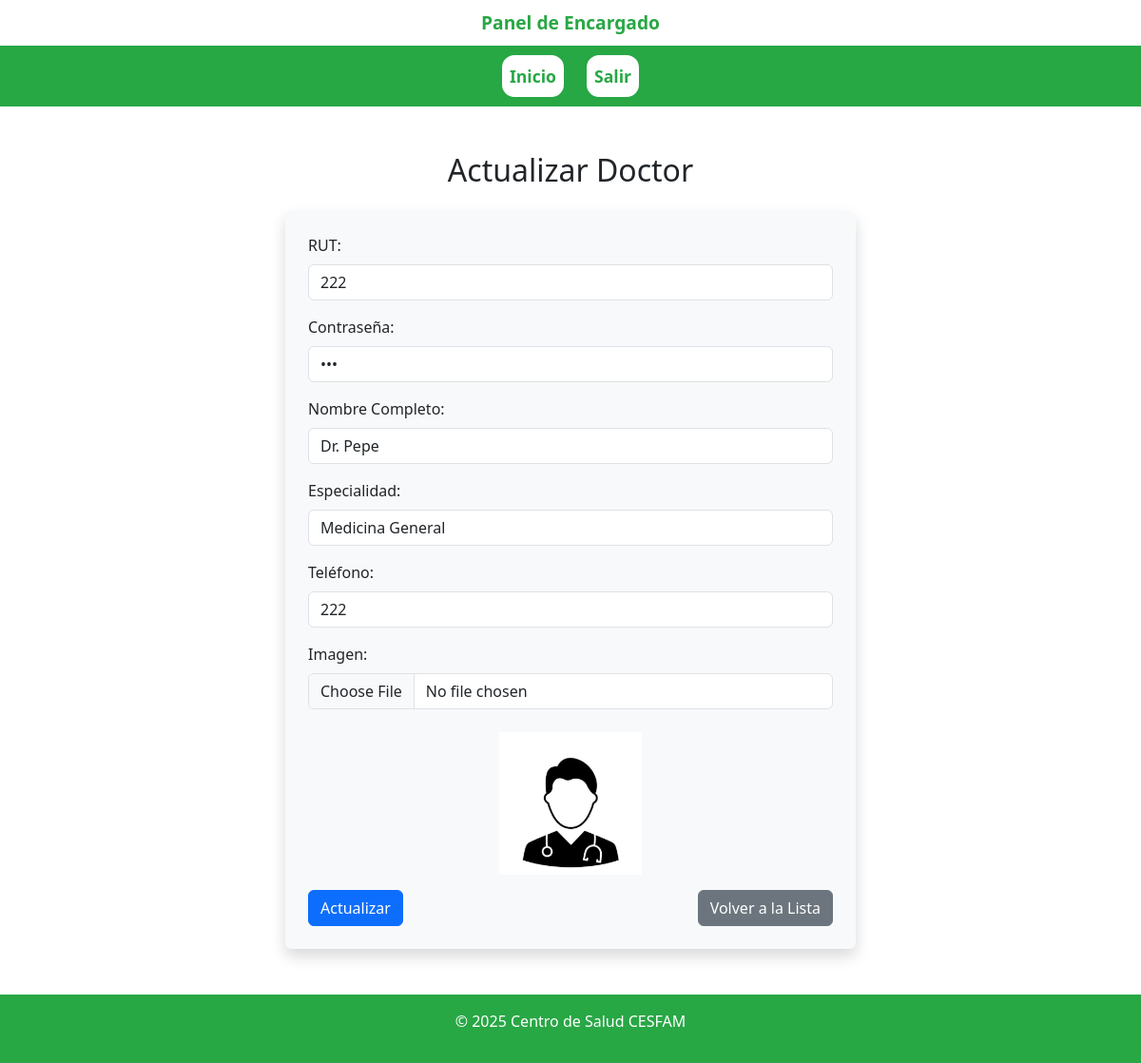
/web/doctores_edit/1/, run on the app's committed database.
### web/models.py (models this page shows, shortened)
class Doctor(models.Model):
    id_doctor = models.AutoField(db_column='idDoctor', primary_key=True)
    rut = models.CharField(max_length=12, unique=True, blank=False, null=False)
    contrasena = models.CharField(max_length=128, blank=False, null=False)  # Se puede encriptar con Django
    nombre_completo = models.CharField(max_length=100, blank=False, null=False)
    especialidad = models.CharField(max_length=100, blank=False, null=False)
    telefono = models.CharField(max_length=15, blank=False, null=False)
    imagen = models.ImageField(upload_to="doctores", null=True, blank=True)
    last_login = models.DateTimeField(default=now, blank=True, null=True)

### web/views.py (the view, shortened to what this page needs)
# urls.py: path('doctores_edit/<str:pk>/', views.doctores_edit, name='doctores_edit'),  # Cambiado a "id_doctor"
def doctores_edit(request, pk):
    try:
        doctor = Doctor.objects.get(pk=pk)
        context = {'doctor': doctor}
        return render(request, 'web/doctores_edit.html', context)
    except Doctor.DoesNotExist:
        doctores = Doctor.objects.all()
        context = {'doctores': doctores, 'mensaje': "Error, el doctor no existe..."}
        return render(request, 'web/doctores_list.html', context)

### web/templates/web/doctores_edit.html (shortened to what this page needs)
{% extends 'web/dashboard_encargado.html' %}
{% block content %}
<div class="container mt-5">
    {% if doctor %}
    <h2 class="text-center mb-4">Actualizar Doctor</h2>
    <form method="POST" autocomplete="off" enctype="multipart/form-data" class="shadow p-4 rounded" style="background-color: #f8f9fa; max-width: 600px; margin: 0 auto;">
        <div class="mb-3">
            <label for="rut" class="form-label">RUT:</label>
            <input type="text" class="form-control" id="rut" name="rut" value="{{ doctor.rut }}" required>
        </div>
        <div class="mb-3">
            <label for="contrasena" class="form-label">Contraseña:</label>
            <input type="password" class="form-control" id="contrasena" name="contrasena" value="{{ doctor.contrasena }}" required>
        </div>
        <div class="mb-3">
            <label for="nombre_completo" class="form-label">Nombre Completo:</label>
            <input type="text" class="form-control" id="nombre_completo" name="nombre_completo" value="{{ doctor.nombre_completo }}" required>
        </div>
        <div class="mb-3">
            <label for="especialidad" class="form-label">Especialidad:</label>
            <select class="form-control" id="especialidad" name="especialidad" required>
                <option value="Medicina General" {% if doctor.especialidad == 'Medicina General' %}selected{% endif %}>Medicina General</option>
            </select>
        </div>
        <div class="mb-3">
            <label for="telefono" class="form-label">Teléfono:</label>
            <input type="text" class="form-control" id="telefono" name="telefono" value="{{ doctor.telefono }}" required>
        </div>
        <div class="mb-3">
            <label for="imagen" class="form-label">Imagen:</label>
            <input type="file" class="form-control" id="imagen" name="imagen"><br>
            {% if doctor.imagen %}
                <div class="text-center">
                    <img src="{{ doctor.imagen.url }}" alt="Imagen de {{ doctor.nombre_completo }}" style="max-width: 150px; height: auto;">
                </div>
            {% else %}
                <div class="text-center">
                    <span>No tiene imagen.</span>
                </div>
            {% endif %}
        </div>
        <div class="d-flex justify-content-between">
            <button type="submit" class="btn btn-primary">Actualizar</button>
            <a href="{% url 'doctores_list' %}" class="btn btn-secondary">Volver a la Lista</a>
        </div>
    </form>
    {% endif %}
</div>
<br><br>
{% endblock %}

### web/templates/web/dashboard_encargado.html (style rules this page uses)
body { display: flex; flex-direction: column; min-height: 100vh; margin: 0; }

### data on the page
Doctor: rut "222", nombre_completo "Dr. Pepe", especialidad "Medicina General", telefono "222", imagen (picture)
